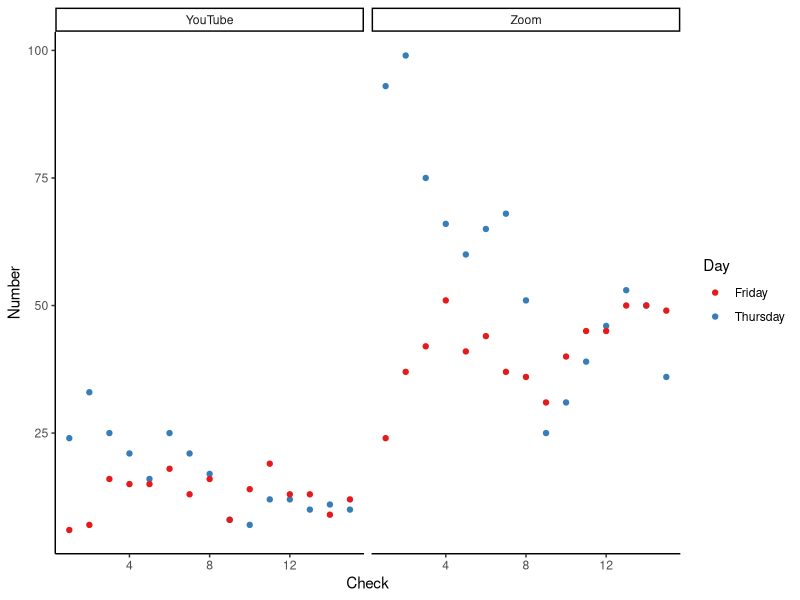

Here is the R script that generated this plot:
## ---- chunk 1
library(tidyverse)

read_csv("attendence.csv") %>% 
  mutate(Day = if_else(Day == 1, "Thursday", "Friday")) %>% 
  ggplot() +
  geom_point(aes(x = Check, y = Number, color = Day)) +
  facet_wrap(vars(Type)) +
  theme_classic() + 
  scale_color_brewer(palette = "Set1")
